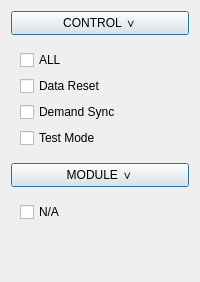
                    <widget class="QWidget" name="widget_6" native="true">
                     <layout class="QVBoxLayout" name="verticalLayout_11">
                      <item>
                       <layout class="QVBoxLayout" name="verticalLayout_29">
                        <item>
                         <layout class="QVBoxLayout" name="verticalLayout_24">
                          <item>
                           <widget class="QPushButton" name="btn_menu_control">
                            <property name="sizePolicy">
                             <sizepolicy hsizetype="Preferred" vsizetype="Minimum">
                              <horstretch>0</horstretch>
                              <verstretch>0</verstretch>
                             </sizepolicy>
                            </property>
                            <property name="minimumSize">
                             <size>
                              <width>130</width>
                              <height>24</height>
                             </size>
                            </property>
                            <property name="maximumSize">
                             <size>
                              <width>16777215</width>
                              <height>24</height>
                             </size>
                            </property>
                            <property name="text">
                             <string>CONTROL ∨</string>
                            </property>
                            <property name="checkable">
                             <bool>true</bool>
                            </property>
                            <property name="checked">
                             <bool>false</bool>
                            </property>
                            <property name="autoDefault">
                             <bool>false</bool>
                            </property>
                            <property name="default">
                             <bool>true</bool>
                            </property>
                            <property name="flat">
                             <bool>false</bool>
                            </property>
                           </widget>
                          </item>
                          <item>
                           <widget class="QWidget" name="setup_check_box_5" native="true">
                            <property name="sizePolicy">
                             <sizepolicy hsizetype="Preferred" vsizetype="Minimum">
                              <horstretch>0</horstretch>
                              <verstretch>0</verstretch>
                             </sizepolicy>
                            </property>
                            <layout class="QVBoxLayout" name="verticalLayout_21">
                             <item>
                              <widget class="QCheckBox" name="cb_m_s_control_all">
                               <property name="text">
                                <string>ALL</string>
                               </property>
                              </widget>
                             </item>
                             <item>
                              <widget class="QCheckBox" name="cb_m_s_data_reset">
                               <property name="text">
                                <string>Data Reset</string>
                               </property>
                              </widget>
                             </item>
                             <item>
                              <widget class="QCheckBox" name="cb_m_s_demand_sync">
                               <property name="sizePolicy">
                                <sizepolicy hsizetype="Minimum" vsizetype="Fixed">
                                 <horstretch>0</horstretch>
                                 <verstretch>0</verstretch>
                                </sizepolicy>
                               </property>
                               <property name="text">
                                <string>Demand Sync</string>
                               </property>
                              </widget>
                             </item>
                             <item>
                              <widget class="QCheckBox" name="cb_m_s_test_mode">
                               <property name="text">
                                <string>Test Mode</string>
                               </property>
                              </widget>
                             </item>
                            </layout>
                           </widget>
                          </item>
                         </layout>
                        </item>
                        <item>
                         <layout class="QVBoxLayout" name="verticalLayout_26">
                          <item>
                           <widget class="QPushButton" name="btn_menu_module">
                            <property name="sizePolicy">
                             <sizepolicy hsizetype="Preferred" vsizetype="Minimum">
                              <horstretch>0</horstretch>
                              <verstretch>0</verstretch>
                             </sizepolicy>
                            </property>
                            <property name="minimumSize">
                             <size>
                              <width>130</width>
                              <height>24</height>
                             </size>
                            </property>
                            <property name="maximumSize">
                             <size>
                              <width>16777215</width>
                              <height>24</height>
                             </size>
                            </property>
                            <property name="text">
                             <string>MODULE ∨</string>
                            </property>
                            <property name="checkable">
                             <bool>true</bool>
                            </property>
                            <property name="checked">
                             <bool>false</bool>
                            </property>
                            <property name="autoDefault">
                             <bool>false</bool>
                            </property>
                            <property name="default">
                             <bool>true</bool>
                            </property>
                            <property name="flat">
                             <bool>false</bool>
                            </property>
                           </widget>
                          </item>
                          <item>
                           <widget class="QWidget" name="setup_check_box_6" native="true">
                            <property name="sizePolicy">
                             <sizepolicy hsizetype="Preferred" vsizetype="Minimum">
                              <horstretch>0</horstretch>
                              <verstretch>0</verstretch>
                             </sizepolicy>
                            </property>
                            <layout class="QVBoxLayout" name="verticalLayout_22">
                             <item>
                              <widget class="QCheckBox" name="cb_m_s_module_n_a">
                               <property name="text">
                                <string>N/A</string>
                               </property>
                              </widget>
                             </item>
                            </layout>
                           </widget>
                          </item>
                         </layout>
                        </item>
                       </layout>
                      </item>
                      <item>
                       <spacer name="verticalSpacer_4">
                        <property name="orientation">
                         <enum>Qt::Orientation::Vertical</enum>
                        </property>
                        <property name="sizeHint" stdset="0">
                         <size>
                          <width>20</width>
                          <height>40</height>
                         </size>
                        </property>
                       </spacer>
                      </item>
                     </layout>
                    </widget>
